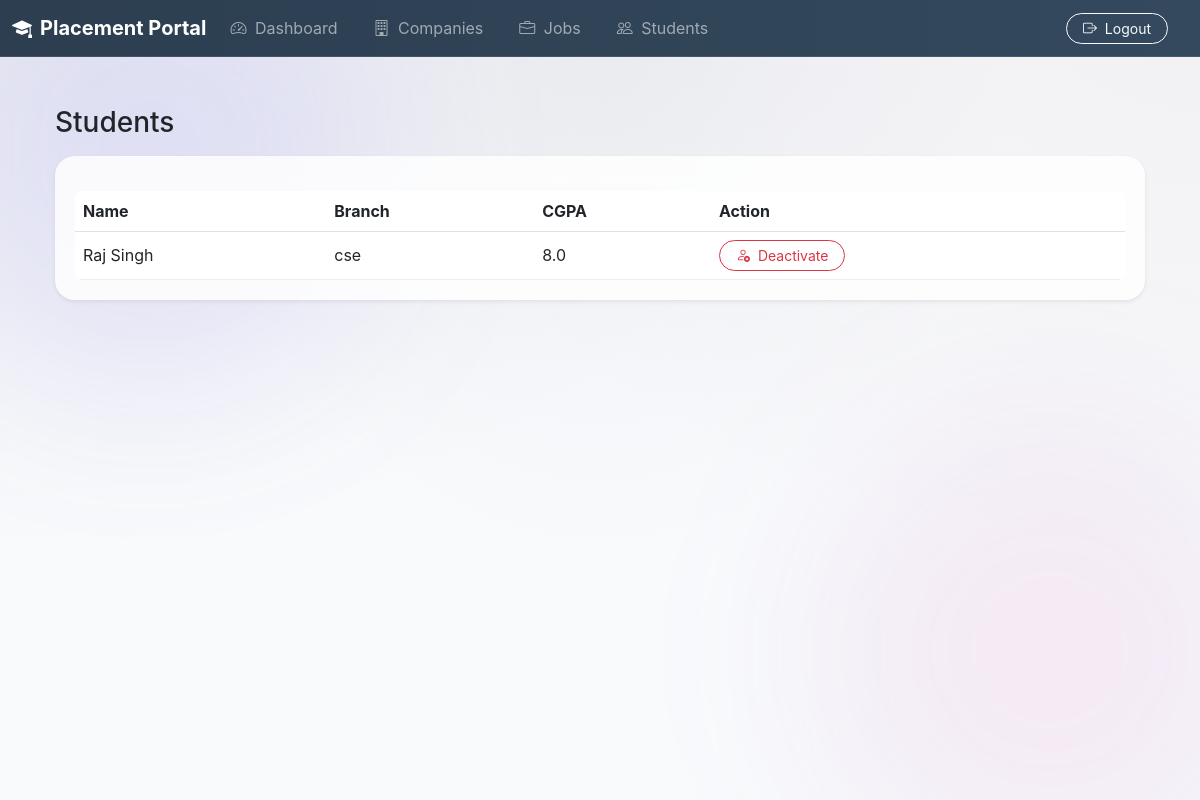
/admin/students (signed in), run on the app's committed database.
### app.py (models this page shows)
class StudentProfile(db.Model):
    __tablename__ = 'student'
    id = db.Column(db.Integer, primary_key=True)
    user_id = db.Column(db.Integer, db.ForeignKey('users.id'), unique=True, nullable=False)
    name = db.Column(db.String(120), nullable=False)
    branch = db.Column(db.String(120), nullable=False)
    year_of_passing = db.Column(db.Integer, nullable=False)
    cgpa = db.Column(db.Float, nullable=False)
    skills = db.Column(db.String(255), nullable=True)
    resume_link = db.Column(db.String(255), nullable=True)
    user = db.relationship('User',back_populates = 'student_profile')
    applications = db.relationship('Application', back_populates='student')

### app.py (the view)
@app.route('/admin/students')
@login_required
def view_students():
    if current_user.role != 'admin':
        return redirect(url_for('login'))
    students = StudentProfile.query.all()
    return render_template('admin/students.html', students=students)

### app.py (called while the page is built)
@login_manager.user_loader
def load_user(user_id):
    return User.query.get(int(user_id))

### templates/admin/students.html
{% extends 'base.html' %}
{% block content %}
<h3 class="mb-3">Students</h3>
<div class="card border-0 shadow-sm overflow-hidden">
    <div class="table-responsive">
        <table class="table table-hover align-middle mb-0">
            <thead class="bg-light border-bottom">
                <tr>
                    <th>Name</th>
                    <th>Branch</th>
                    <th>CGPA</th>
                    <th>Action</th>
                </tr>
            </thead>
            <tbody>
                {% for s in students %}
                <tr>
                    <td>{{ s.name }}</td>
                    <td>{{ s.branch }}</td>
                    <td>{{ s.cgpa }}</td>
                    <td>
                        <a href="/admin/student/deactivate/{{ s.user_id }}" class="btn btn-outline-danger btn-sm rounded-pill px-3">
                            <i class="bi bi-person-x me-1"></i> Deactivate
                        </a>
                    </td>
                </tr>
                {% endfor %}
            </tbody>
        </table>
    </div>
</div>
{% endblock %}

### static/css/style.css (style rules this page uses)
body { font-family: 'Segoe UI', Arial, sans-serif; background-color: #eef2f5; margin: 0; }
.card { background: white; padding: 20px; margin-bottom: 20px; border-radius: 10px; box-shadow: 0 4px 10px rgba(0,0,0,0.08); }
table { width: 100%; border-collapse: collapse; margin-top: 15px; background: white; border-radius: 8px; overflow: hidden; }
th { background: #34495e; color: white; padding: 12px; }
td { padding: 12px; border-bottom: 1px solid #eee; }

### templates/base.html (style rules this page uses)
:root { --primary: #4f46e5; --secondary: #ec4899; --success: #10b981; --info: #0ea5e9; --warning: #f59e0b; --danger: #ef4444; --glass-bg: rgba(255, 255, 255, 0.82); --glass-border: rgba(255, 255, 255, 0.3); }
body { background-color: #f8fafc; background-image: radial-gradient(at 0% 0%, hsla(253,16%,7%,0.05) 0, transparent 50%), radial-gradient(at 50% 0%, hsla(225,39%,30%,0.05) 0, transparent 50%), radial-gradient(at 100% 0%, hsla(339,49%,30%,0.05) 0, transparent 50%); background-attachment: fixed; min-height: 100vh; font-family: 'Inter', -apple-system, sans-serif; position: relative; overflow-x: hidden; }
.card { background: var(--glass-bg); backdrop-filter: blur(12px); border-radius: 20px; border: 1px solid var(--glass-border); box-shadow: 0 8px 32px 0 rgba(31, 38, 135, 0.07); transition: transform 0.3s ease; }

### data on the page
StudentProfile: name "Raj Singh", branch "cse", cgpa "8.0"
